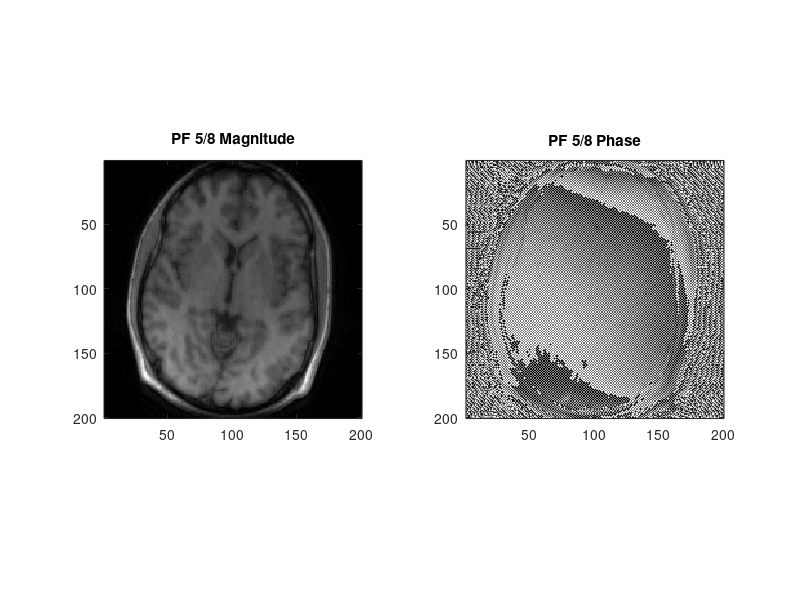
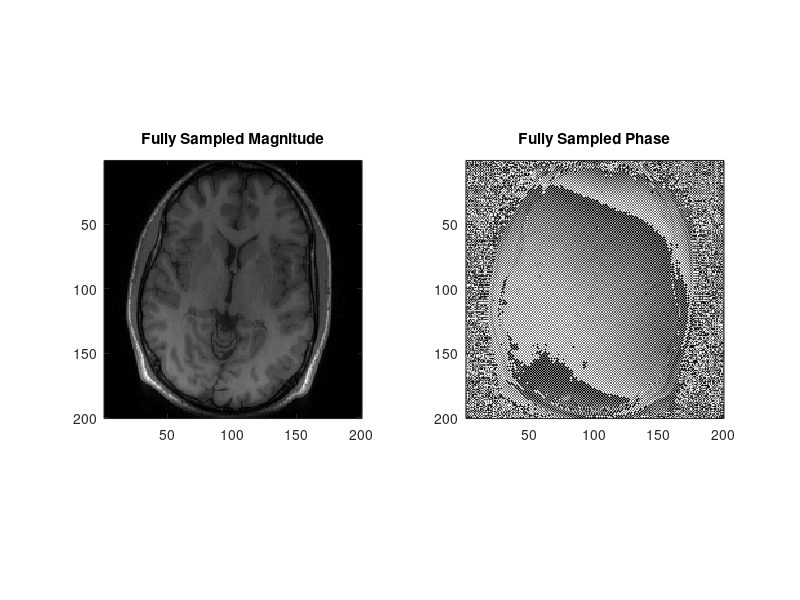
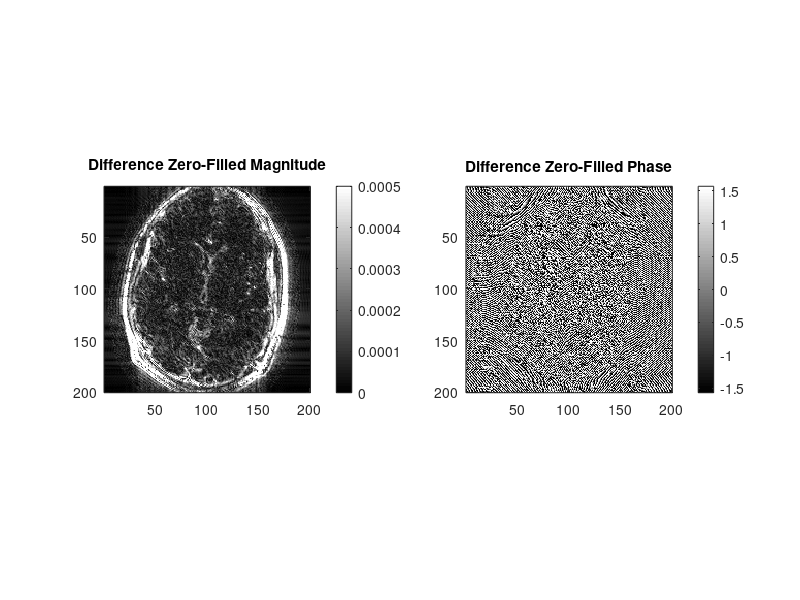
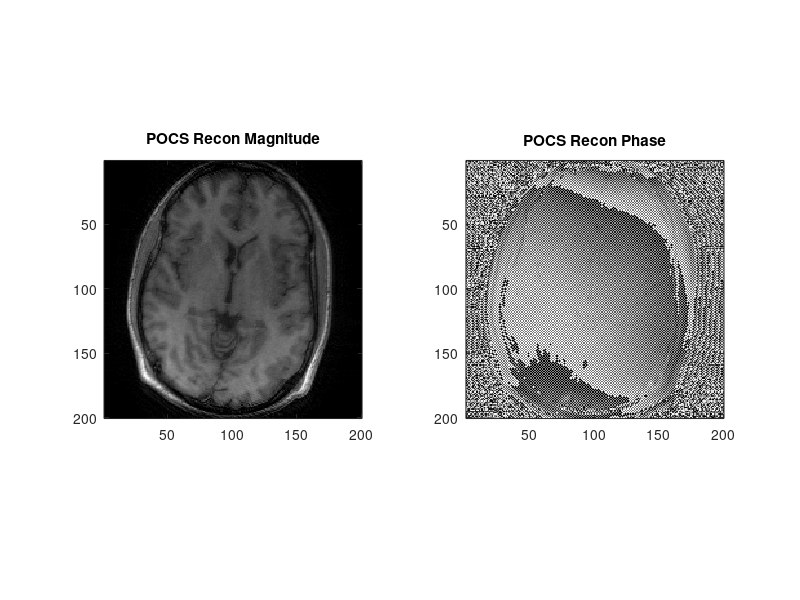

MATLAB code to generate these figures, in order: (Note: this script raises an error after producing the figures.)
function hw_3()
close all;
q_1()
q_2()
end

%% Question 1 code
function q_1()
load('Data_Assignment3_Problem1.mat')

%%% Question 1a
% partial fourier undersampling
pffact = 5 / 8;
origSize = size(kspaceData_SingleCoil, 1);
numLines = origSize * pffact;
pf5_8 = zeros(origSize);
pf5_8(1:numLines, 1:numLines) = kspaceData_SingleCoil(1:numLines, 1:numLines);

% display partial fourier image
PFimg = ifftshift(ifft2(pf5_8));
figure;
subplot(1, 2, 1)
imagesc(abs(PFimg)); axis square; title('PF 5/8 Magnitude'); colormap('gray')
subplot(1, 2, 2)
imagesc(angle(PFimg)); axis square; title('PF 5/8 Phase'); colormap('gray')

% display original image
FSimg = ifftshift(ifft2(kspaceData_SingleCoil));
figure;
subplot(1, 2, 1)
imagesc(abs(FSimg)); axis square; title('Fully Sampled Magnitude'); colormap('gray')
subplot(1, 2, 2)
imagesc(angle(FSimg)); axis square; title('Fully Sampled Phase'); colormap('gray')

% display difference image
diffimg = FSimg - PFimg;
figure;
subplot(1, 2, 1)
imagesc(abs(diffimg)); axis square; title('Difference Zero-Filled Magnitude'); colormap('gray'); caxis([0 0.0005]); colorbar
subplot(1, 2, 2)
imagesc(angle(diffimg)); axis square; title('Difference Zero-Filled Phase'); colormap('gray'); caxis([-pi/2 pi/2]); colorbar

%%% Question 1b
pf5_8recon = POCS(pf5_8, pffact);
PFrecon = ifftshift(ifft2(pf5_8recon));
figure;
subplot(1, 2, 1)
imagesc(abs(PFrecon)); axis square; title('POCS Recon Magnitude'); colormap('gray')
subplot(1, 2, 2)
imagesc(angle(PFrecon)); axis square; title('POCS Recon Phase'); colormap('gray')

% display difference image
diffimg = FSimg - PFrecon;
figure;
subplot(1, 2, 1)
imagesc(abs(diffimg)); axis square; title('Difference POCS Magnitude'); colormap('gray'); caxis([0 0.0005]); colorbar
subplot(1, 2, 2)
imagesc(angle(diffimg)); axis square; title('Difference POCS Phase'); colormap('gray'); caxis([-pi/2 pi/2]); colorbar
end

% function to compute POCS partial fourier recon
function estk = POCS(pfk, pffact)
tol = 1e-6; % tolerance
maxIter = 200; % maximum number of iterations

% get center lines of k-space
imgSize = size(pfk, 1);
numLines = pffact * imgSize;
centLine = floor(imgSize / 2);
kcentLines = (centLine - (numLines - centLine)):numLines;

% estimate phase
phaseEst = zeros(imgSize);
phaseEst(kcentLines, :) = pfk(kcentLines, :);

iter = 0;
kprev = pfk; % current estimated k-space
diffk = ones(imgSize);
while(max(abs(diffk(:))) > tol && iter < maxIter)
    % compute new kspace
    mag = abs(ifftshift(ifft2(kprev)));
    phase = angle(ifftshift(ifft2(phaseEst)));
    estk = fft2(fftshift(mag .* exp(1i * phase)));
    estk(1:numLines, 1:numLines) = pfk(1:numLines, 1:numLines);
    diffk = estk - kprev;

    % update iterators
    iter = iter + 1;
    kprev = estk;
end
end

%% Question 2
function q_2()
load('Data_Assignment3_Problem2.mat')

%%% Question 2a
% coil-combined image
[imgSize, ~, numCoils] = size(kspaceData);
I = zeros(imgSize, imgSize, numCoils);
for k = 1:numCoils
    I(:, :, k) = conj(coilmaps(:, :, k)) .* ifftshift(ifft2(kspaceData(:, :, k))); % adjusted to be complex conjugate
end
I = sum(I, 3);

figure;
imagesc(abs(I)); axis square; title('Coil Combined Image'); colormap('gray');

%%% Question 2b
R2k = kspaceData;
R2k(1:2:end, :, :) = 0;
IR2 = zeros(imgSize, imgSize, numCoils);
for k = 1:numCoils
    IR2(:, :, k) = conj(coilmaps(:, :, k)) .* ifftshift(ifft2(R2k(:, :, k)));
end
IR2 = sum(IR2, 3);

figure;
imagesc(abs(IR2)); axis square; title('Coil Combined Image R=2'); colormap('gray');

%%% Question 2c
IR2_sense = SENSE(R2k, coilmaps, 2) * 2;

figure;
imagesc(abs(IR2_sense)); axis square; title('SENSE Recon R=2'); colormap('gray');

% display difference image
diffImg = abs(I) - abs(IR2_sense);
figure;
imagesc(diffImg); axis square; title('Difference SENSE R=2'); colormap('gray');

%%% Question 2d
R4k = kspaceData;
R4k(1:4:end, :, :) = 0;
R4k(2:4:end, :, :) = 0;
R4k(3:4:end, :, :) = 0;
IR4 = zeros(imgSize, imgSize, numCoils);
for k = 1:numCoils
    IR4(:, :, k) = conj(coilmaps(:, :, k)) .* ifftshift(ifft2(R4k(:, :, k)));
end
IR4 = sum(IR4, 3);

figure;
imagesc(abs(IR4)); axis square; title('Coil Combined Image R=4'); colormap('gray');

% fix mismatched coilmap indices
IR4_sense = SENSE(R4k, coilmaps, 4) * 4;

figure;
imagesc(abs(IR4_sense)); axis square; title('SENSE Recon R=4'); colormap('gray');

% display difference image
diffImg = abs(I) - abs(IR4_sense);
figure;
imagesc(diffImg); axis square; title('Difference SENSE R=4'); colormap('gray');

end

function rho = SENSE(ksp, coilmaps, R)
[imgSize, ~, numCoils] = size(ksp);
FOVR = floor(imgSize / R);
rho = zeros(imgSize);

% get all coil images
imgs = zeros(imgSize, imgSize, numCoils);
for k = 1:numCoils
    imgs(:, :, k) = ifftshift(ifft2(ksp(:, :, k)));
end

for y = 1:FOVR
    yshift = y:FOVR:imgSize;
    for x = 1:imgSize
        I = squeeze(imgs(y, x, :));
        C = transpose(squeeze(coilmaps(yshift, x, :)));
        rho(yshift, x) = C \ I;
    end
end
end
